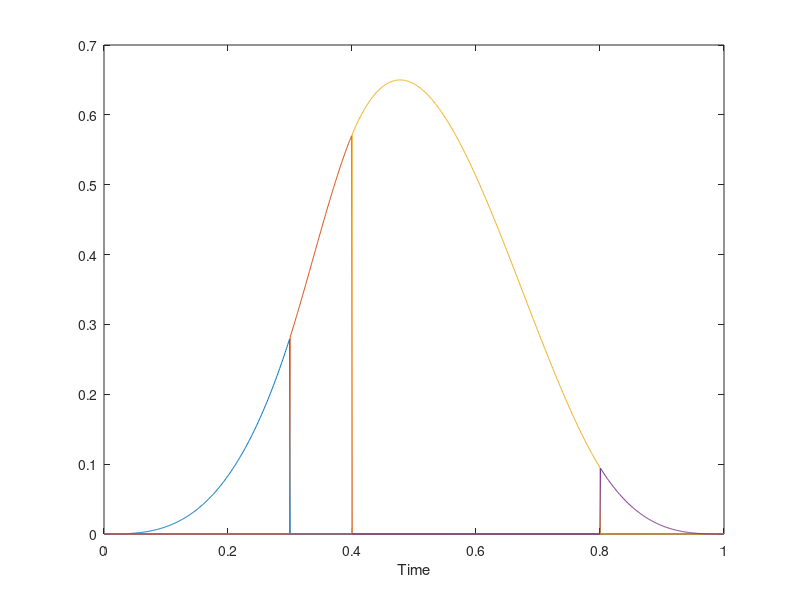

This chart was generated by the following MATLAB code:
t0 = 0;
t1 = 0.3;
t2 = 0.4;
t3 = 0.8;
t4 = 1;

t = linspace(t0, t4, 1000);

interval1 = (t < t1);
interval2 = (t >= t1) & (t < t2);
interval3 = (t >= t2) & (t < t3);
interval4 = (t >= t3) & (t < t4);

b1= interval1 .* ((t-t0)./(t3-t0)).*((t-t0)./(t2-t0)).*((t-t0)./(t1-t0)); % t is in [t0,t1)

b2= interval2 .* (((t-t0)./(t3-t0)).*((t-t0)./(t2-t0)).*((t2-t)./(t2-t1)) + ((t-t0)./(t3-t0)).*((t3-t)./(t3-t1)).*((t-t1)./(t2-t1)) +((t4-t)./(t4-t1)).*((t-t1)./(t3-t1)).*((t-t1)./(t2-t1))) ; % t is in [t1, t2)


b3= interval3 .* (((t-t0)./(t3-t0)).*((t3-t)./(t3-t1)).*((t3-t)./(t3-t2)) + ((t4-t)./(t4-t1)).*((t-t1)./(t3-t1)).*((t3-t)./(t3-t2)) +((t4-t)./(t4-t1)).* ((t4-t)./(t4-t2)).*((t-t2)./(t3-t2))); % t is in [t2, t3)


b4= interval4 .* ((t4-t)./(t4-t1)).*((t4-t)./(t4-t2)).*((t4-t)./(t4-t3)); % t is in [t3,t4)

plot(t, b1)
xlabel('Time')
hold on 
plot(t, b2)
hold on 
plot(t, b3)
hold on 
plot(t, b4)


